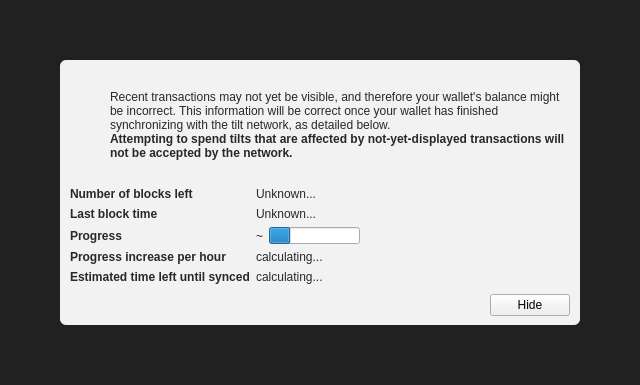
<?xml version="1.0" encoding="UTF-8"?>
<ui version="4.0">
 <class>ModalOverlay</class>
 <widget class="ModalOverlay" name="ModalOverlay">
  <property name="geometry">
   <rect>
    <x>0</x>
    <y>0</y>
    <width>640</width>
    <height>385</height>
   </rect>
  </property>
  <property name="windowTitle">
   <string>Form</string>
  </property>
  <layout class="QVBoxLayout" name="verticalLayout" stretch="0">
   <property name="sizeConstraint">
    <enum>QLayout::SetDefaultConstraint</enum>
   </property>
   <property name="leftMargin">
    <number>0</number>
   </property>
   <property name="topMargin">
    <number>0</number>
   </property>
   <property name="rightMargin">
    <number>0</number>
   </property>
   <property name="bottomMargin">
    <number>0</number>
   </property>
   <item>
    <widget class="QWidget" name="bgWidget" native="true">
     <property name="styleSheet">
      <string notr="true">#bgWidget { background: rgba(0,0,0,220); }</string>
     </property>
     <layout class="QVBoxLayout" name="verticalLayoutMain" stretch="1">
      <property name="leftMargin">
       <number>60</number>
      </property>
      <property name="topMargin">
       <number>60</number>
      </property>
      <property name="rightMargin">
       <number>60</number>
      </property>
      <property name="bottomMargin">
       <number>60</number>
      </property>
      <item>
       <widget class="QWidget" name="contentWidget" native="true">
        <property name="styleSheet">
         <string notr="true">#contentWidget { background: rgba(255,255,255,240); border-radius: 6px; }

QLabel { color: rgb(40,40,40);  }</string>
        </property>
        <layout class="QVBoxLayout" name="verticalLayoutSub" stretch="1,0,0,0">
         <property name="spacing">
          <number>0</number>
         </property>
         <property name="leftMargin">
          <number>10</number>
         </property>
         <property name="topMargin">
          <number>10</number>
         </property>
         <property name="rightMargin">
          <number>10</number>
         </property>
         <property name="bottomMargin">
          <number>10</number>
         </property>
         <item>
          <layout class="QHBoxLayout" name="horizontalLayoutIconText" stretch="0,1">
           <property name="topMargin">
            <number>20</number>
           </property>
           <item>
            <layout class="QVBoxLayout" name="verticalLayoutIcon">
             <property name="leftMargin">
              <number>0</number>
             </property>
             <item>
              <widget class="QPushButton" name="warningIcon">
               <property name="enabled">
                <bool>false</bool>
               </property>
               <property name="text">
                <string/>
               </property>
               <property name="icon">
                <iconset>
                 <normaloff>:/icons/warning</normaloff>
                 <disabledoff>:/icons/warning</disabledoff>:/icons/warning</iconset>
               </property>
               <property name="iconSize">
                <size>
                 <width>48</width>
                 <height>48</height>
                </size>
               </property>
               <property name="flat">
                <bool>true</bool>
               </property>
              </widget>
             </item>
             <item>
              <spacer name="verticalSpacerWarningIcon">
               <property name="orientation">
                <enum>Qt::Vertical</enum>
               </property>
               <property name="sizeHint" stdset="0">
                <size>
                 <width>20</width>
                 <height>40</height>
                </size>
               </property>
              </spacer>
             </item>
            </layout>
           </item>
           <item>
            <layout class="QVBoxLayout" name="verticalLayoutInfoText">
             <property name="leftMargin">
              <number>0</number>
             </property>
             <property name="topMargin">
              <number>0</number>
             </property>
             <item>
              <widget class="QLabel" name="infoText">
               <property name="text">
                <string>Recent transactions may not yet be visible, and therefore your wallet's balance might be incorrect. This information will be correct once your wallet has finished synchronizing with the tilt network, as detailed below.</string>
               </property>
               <property name="textFormat">
                <enum>Qt::RichText</enum>
               </property>
               <property name="wordWrap">
                <bool>true</bool>
               </property>
              </widget>
             </item>
             <item>
              <widget class="QLabel" name="infoTextStrong">
               <property name="font">
                <font>
                 <weight>75</weight>
                 <bold>true</bold>
                </font>
               </property>
               <property name="text">
                <string>Attempting to spend tilts that are affected by not-yet-displayed transactions will not be accepted by the network.</string>
               </property>
               <property name="textFormat">
                <enum>Qt::RichText</enum>
               </property>
               <property name="wordWrap">
                <bool>true</bool>
               </property>
              </widget>
             </item>
             <item>
              <spacer name="verticalSpacerInTextSpace">
               <property name="orientation">
                <enum>Qt::Vertical</enum>
               </property>
               <property name="sizeHint" stdset="0">
                <size>
                 <width>20</width>
                 <height>40</height>
                </size>
               </property>
              </spacer>
             </item>
            </layout>
           </item>
          </layout>
         </item>
         <item>
          <spacer name="verticalSpacerAfterText">
           <property name="orientation">
            <enum>Qt::Vertical</enum>
           </property>
           <property name="sizeHint" stdset="0">
            <size>
             <width>20</width>
             <height>40</height>
            </size>
           </property>
          </spacer>
         </item>
         <item>
          <layout class="QFormLayout" name="formLayout">
           <property name="fieldGrowthPolicy">
            <enum>QFormLayout::FieldsStayAtSizeHint</enum>
           </property>
           <property name="horizontalSpacing">
            <number>6</number>
           </property>
           <property name="verticalSpacing">
            <number>6</number>
           </property>
           <property name="topMargin">
            <number>10</number>
           </property>
           <item row="0" column="0">
            <widget class="QLabel" name="labelNumberOfBlocksLeft">
             <property name="font">
              <font>
               <weight>75</weight>
               <bold>true</bold>
              </font>
             </property>
             <property name="text">
              <string>Number of blocks left</string>
             </property>
            </widget>
           </item>
           <item row="0" column="1">
            <widget class="QLabel" name="numberOfBlocksLeft">
             <property name="text">
              <string>Unknown...</string>
             </property>
            </widget>
           </item>
           <item row="1" column="0">
            <widget class="QLabel" name="labelLastBlockTime">
             <property name="font">
              <font>
               <weight>75</weight>
               <bold>true</bold>
              </font>
             </property>
             <property name="text">
              <string>Last block time</string>
             </property>
            </widget>
           </item>
           <item row="1" column="1">
            <widget class="QLabel" name="newestBlockDate">
             <property name="sizePolicy">
              <sizepolicy hsizetype="Maximum" vsizetype="Preferred">
               <horstretch>0</horstretch>
               <verstretch>0</verstretch>
              </sizepolicy>
             </property>
             <property name="text">
              <string>Unknown...</string>
             </property>
            </widget>
           </item>
           <item row="2" column="0">
            <widget class="QLabel" name="labelSyncDone">
             <property name="font">
              <font>
               <weight>75</weight>
               <bold>true</bold>
              </font>
             </property>
             <property name="text">
              <string>Progress</string>
             </property>
            </widget>
           </item>
           <item row="2" column="1">
            <layout class="QHBoxLayout" name="horizontalLayoutSync" stretch="0,1">
             <item>
              <widget class="QLabel" name="percentageProgress">
               <property name="text">
                <string notr="true">~</string>
               </property>
              </widget>
             </item>
             <item>
              <widget class="QProgressBar" name="progressBar">
               <property name="value">
                <number>24</number>
               </property>
               <property name="format">
                <string/>
               </property>
              </widget>
             </item>
            </layout>
           </item>
           <item row="4" column="0">
            <widget class="QLabel" name="labelProgressIncrease">
             <property name="font">
              <font>
               <weight>75</weight>
               <bold>true</bold>
              </font>
             </property>
             <property name="text">
              <string>Progress increase per hour</string>
             </property>
            </widget>
           </item>
           <item row="4" column="1">
            <widget class="QLabel" name="progressIncreasePerH">
             <property name="text">
              <string>calculating...</string>
             </property>
            </widget>
           </item>
           <item row="5" column="0">
            <widget class="QLabel" name="labelEstimatedTimeLeft">
             <property name="font">
              <font>
               <weight>75</weight>
               <bold>true</bold>
              </font>
             </property>
             <property name="text">
              <string>Estimated time left until synced</string>
             </property>
            </widget>
           </item>
           <item row="5" column="1">
            <widget class="QLabel" name="expectedTimeLeft">
             <property name="text">
              <string>calculating...</string>
             </property>
            </widget>
           </item>
          </layout>
         </item>
         <item>
          <layout class="QHBoxLayout" name="horizontalLayoutButtons">
           <property name="leftMargin">
            <number>10</number>
           </property>
           <property name="topMargin">
            <number>10</number>
           </property>
           <item>
            <spacer name="horizontalSpacer">
             <property name="orientation">
              <enum>Qt::Horizontal</enum>
             </property>
             <property name="sizeHint" stdset="0">
              <size>
               <width>40</width>
               <height>20</height>
              </size>
             </property>
            </spacer>
           </item>
           <item>
            <widget class="QPushButton" name="closeButton">
             <property name="text">
              <string>Hide</string>
             </property>
            </widget>
           </item>
          </layout>
         </item>
        </layout>
       </widget>
      </item>
     </layout>
    </widget>
   </item>
  </layout>
 </widget>
 <customwidgets>
  <customwidget>
   <class>ModalOverlay</class>
   <extends>QWidget</extends>
   <header>modaloverlay.h</header>
   <container>1</container>
  </customwidget>
 </customwidgets>
 <resources/>
 <connections/>
</ui>
